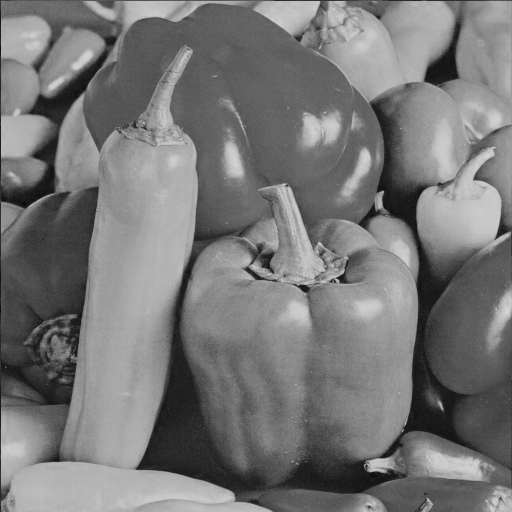
%> input picture watermark.tif, 512 x 512 px
$ octave detector.m   (GNU Octave 9; MATLAB toolbox functions it lacks are replaced by stand-ins)
%> lines starting %> are read from the running program, lines starting %| are printed output that depends on the picture
### detection.m
function [result] = detection(image, watermark, alpha)
    image = image(:);
    watermark = watermark(:);

    phi = 0;
    mu = 0;
    lambda = 0;

    for index = 1:size(watermark)

        phi = phi + ((image(index)/std2(image))^2)*(1 - 1/((1 + alpha*watermark(index))^2));

        mu = mu + 0.5 * (1 - 1/((1+alpha*watermark(index))^2));

        lambda = lambda + 0.5 * ((1 - 1/((1+alpha*watermark(index))^2))^2);
    end
    phi = phi * 0.5;
    if phi > 4.75 * sqrt(lambda) + mu
        result = " found";
    else
        result = "NOT found";
    end
end

### detector.m
clc;

img = imread("watermark.tif");
%> img is the input picture: size 512x512 uint8; min 8, max 215, mean 119.3
load('watermark.mat');

[a1,h1,v1,d1] = dwt2(img, "db2", "mode", "per");
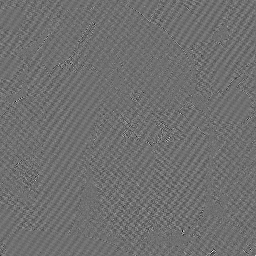
%> d1: size 256x256 double; min -40.91, max 52.32, mean 0; drawn with min black and max white
[a2,h2,v2,d2] = dwt2(a1, "db2", "mode", "per");
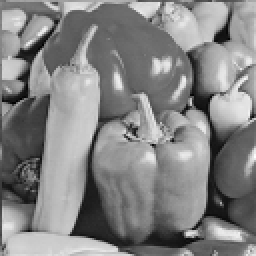
%> a2: size 128x128 double (shown 2 times larger); min 28.79, max 891.4, mean 477; drawn with min black and max white
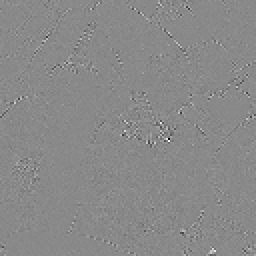
%> d2: size 128x128 double (shown 2 times larger); min -122, max 104.4, mean 0; drawn with min black and max white
[a3,h3,v3,d3] = dwt2(a2, "db2", "mode", "per");
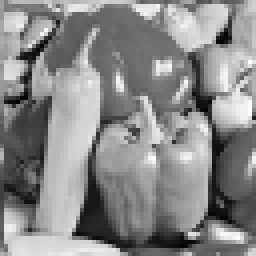
%> a3: size 64x64 double (shown 4 times larger); min 105.3, max 1680.2, mean 954; drawn with min black and max white
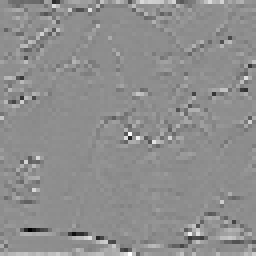
%> h3: size 64x64 double (shown 4 times larger); min -434.3, max 345.3, mean 1.6; drawn with min black and max white
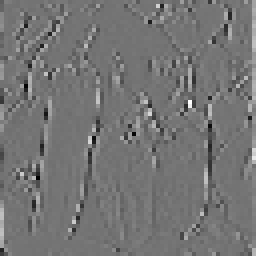
%> v3: size 64x64 double (shown 4 times larger); min -360.7, max 430.3, mean 2.2; drawn with min black and max white
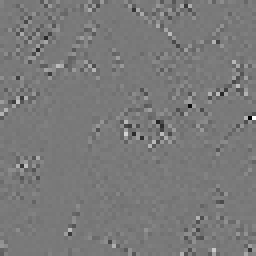
%> d3: size 64x64 double (shown 4 times larger); min -231.7, max 253.3, mean 0.1; drawn with min black and max white

alpha = 0.2;

disp(strcat("Watermark 1",detection(h3,w1,alpha)));
%> in detection, `image = image(:);`: image = 4096 values, max 345.3 at index 2112, min -434.3 at index 506, mean 1.61
%> the loop in detection, `for index = 1:size(watermark)` made 4096 passes
%> phi on passes 1 to 3: -0.00568, -0.00659, 0.00269
%> after the loop in detection, `for index = 1:size(watermark)`: lambda = 126.5; mu = -94.27; phi = 33.54
%> in detection, `phi = phi * 0.5;`: phi = 16.77
%| Watermark 1 found
disp(strcat("Watermark 2",detection(d3,w2,alpha)));
%> the loop in detection (call 2), `for index = 1:size(watermark)` made 4096 passes
%> phi on passes 1 to 3: -0.0776, -0.00428, -0.00362
%| Watermark 2 found
disp(strcat("Watermark 3",detection(v3,w3,alpha)));
%| Watermark 3 found
